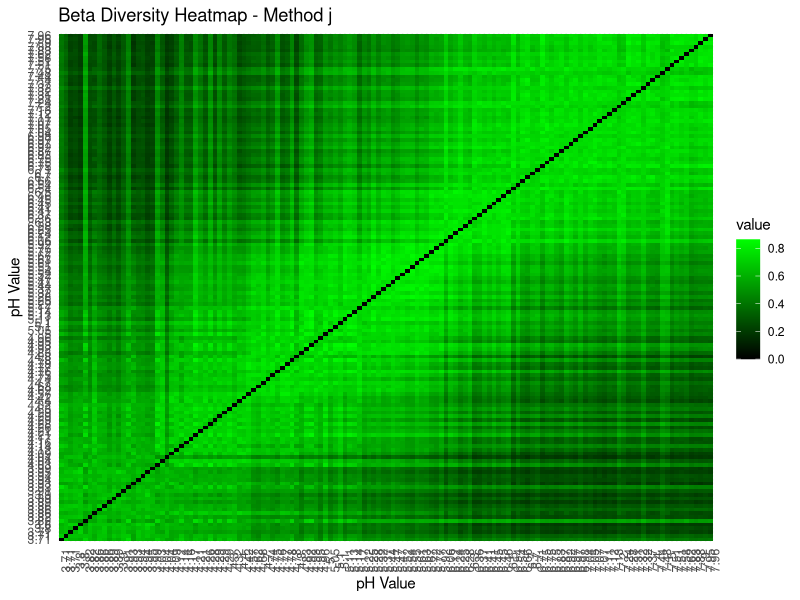

The R source for this figure:
library(vegan)
library(dplyr)
library(ggplot2)


otu16S = read.csv('Data/otu_16S_4500.RA.csv', row.names = 1)
env16S = read.csv('Data/env_16S.csv')
env16S = env16S[order(env16S$pH),]
env16S = env16S[env16S$Sample %in% colnames(otu16S),]

### remove outlier
env16S <- env16S[-which(env16S$Sample %in% c("H093")), ]
otu16S <- otu16S[,-which(colnames(otu16S) %in% c("H093")) ]

otu16S = otu16S[, env16S$Sample]
otu16S = as.data.frame(t(otu16S))
otu16S = otu16S[, apply(otu16S, 2, max) > 22]

## Beta-diversity measures

beta_methods <- c("w", "-1", "c", "wb", "r", "I", "e", "t", "me", "j", "sor", "m", "-2", "co", "cc", "g", "-3", "l", "19", "hk", "rlb", "sim", "gl", "z")

heatmap_list <- list()

for (method in beta_methods) {
  beta_diversity <- betadiver(otu16S, method)
  
  # Convert the beta diversity data to a distance matrix
  dist_matrix <- as.matrix(beta_diversity)
  
  # Convert the distance matrix to a long format suitable for ggplot
  dist_long <- reshape2::melt(dist_matrix)
  
  # Create a custom color palette that goes through white
  my_palette <- colorRampPalette(c("black", "green"))(100)
  
  # Create the heatmap using ggplot2
  heatmap_plot <- ggplot(dist_long, aes(Var1, Var2, fill = value)) +
    geom_tile() +
    scale_fill_gradientn(colors = my_palette) +
    labs(title = paste("Beta Diversity Heatmap - Method", method), x = "pH Value", y = "pH Value") +
    theme_minimal() +
    scale_x_discrete(labels = env16S$pH) +  # Replace sample names with pH values on x-axis
    scale_y_discrete(labels = env16S$pH) + # Replace sample names with pH values on y-axis
    theme(axis.text.x = element_text(angle=90))
  
  heatmap_list[[method]] <- heatmap_plot
}

heatmap_list$j

# Save the heatmaps or further manipulate them as needed